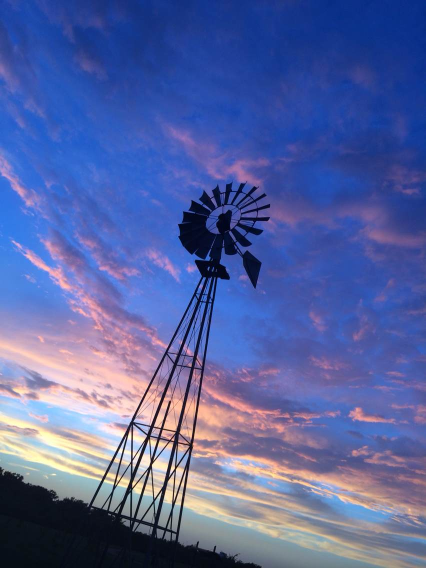
#> input picture jennifer/sky.JPG, 852 x 1136 px, found by its file name (shown at 1/2 size)
$ python reg.py
#> lines starting #> are read from the running program, lines starting #| are printed output that depends on the picture
from matplotlib.pyplot import imread
import imageio
import matplotlib.pyplot as plt
import numpy as np

# import image
im = imageio.imread("sky.jpg")
#> im is the input picture: shape (1136, 852, 3); mean R, G, B 87.3, 100.3, 159.9

# rgb
red = im[:,:,0]
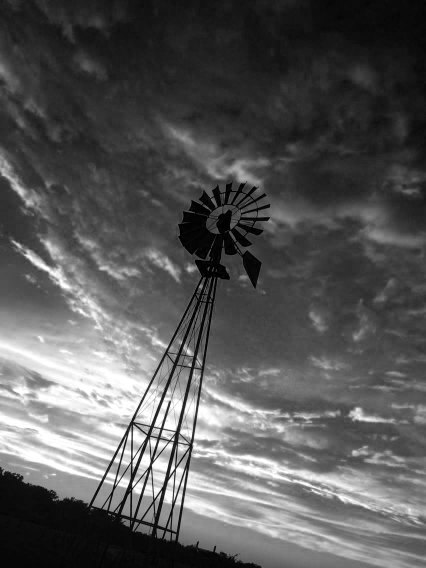
#> red: shape (1136, 852) (shown at 1/2 size); min 0, max 255, mean 87.3
green = im[:,:,1]
blue = im[:,:,2]
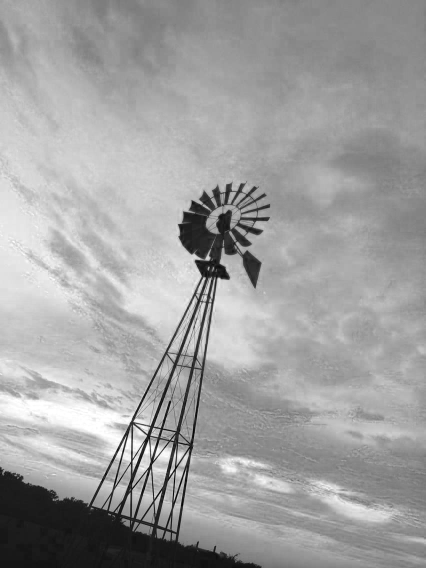
#> blue: shape (1136, 852) (shown at 1/2 size); min 0, max 255, mean 159.9

def reg_svd(im,k):
    U, S, V = np.linalg.svd(im, full_matrices=False)
    approx = U @ np.diag(S)[:, :k] @ V[:k, :]
    return approx

approx = np.empty_like(im)
for k in[1,10,100,849]:
    approx[:,:,0]=reg_svd(red, k)
    approx[:,:,1]=reg_svd(green, k)
    approx[:,:,2]=reg_svd(blue, k)
    plt.imshow(approx)
    plt.show()
#> this loop made 4 passes
#> pass 1, in reg_svd, `approx = U @ np.diag(S)[:, :k] @ V[:k, :]`:
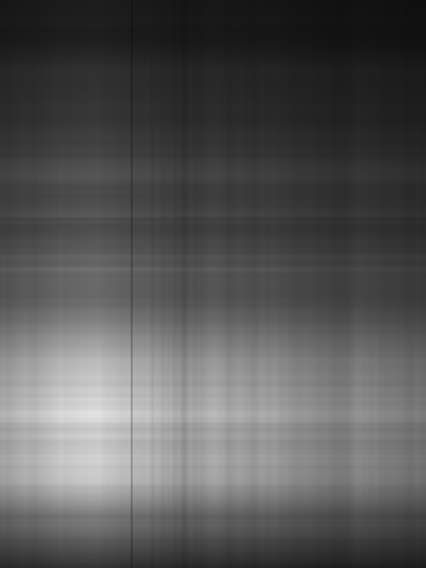
#> approx: shape (1136, 852) float64 (shown at 1/2 size); min 15.49, max 227.1, mean 86.7
#> pass 1, `plt.show()`:
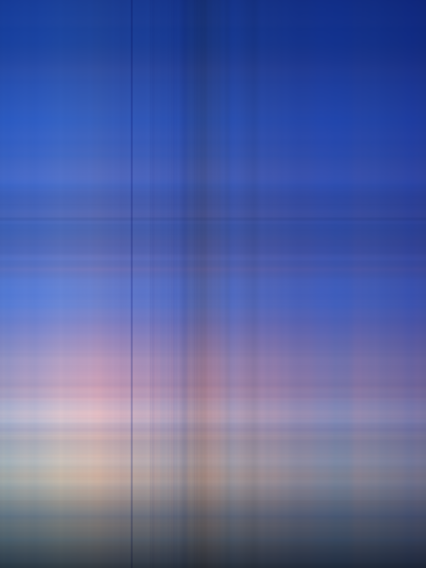
#> shown: shape (1136, 852, 3) (shown at 1/2 size); mean R, G, B 86.2, 99.4, 159.2


def rgb2gray(rgb):
    return np.dot(rgb[...,:3], [0.2989, 0.5870, 0.1140])
X = rgb2gray(im)
U, S, V = np.linalg.svd(X, full_matrices=False)
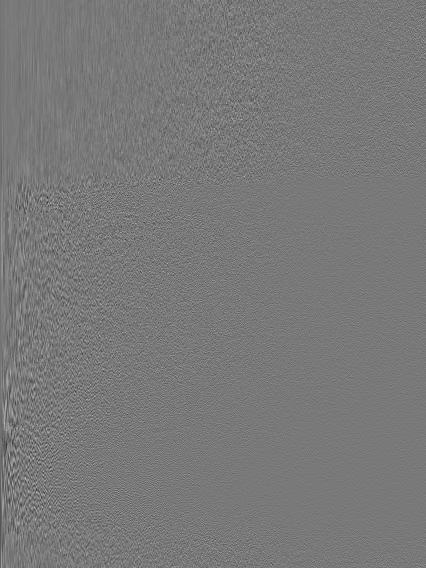
#> U: shape (1136, 852) float64 (shown at 1/2 size); min -0.19, max 0.21, mean -3.21e-05; drawn with min black and max white
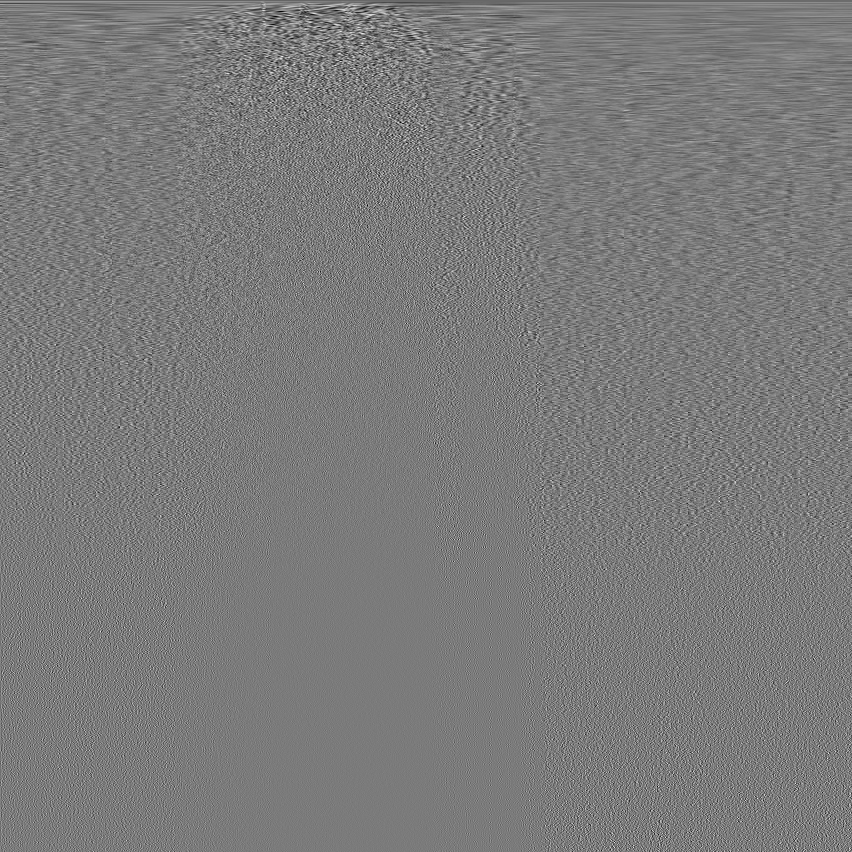
#> V: shape (852, 852) float64; min -0.211, max 0.225, mean -4.27e-05; drawn with min black and max white
#> S = 852 values, max 107112.9 at index 0, min 1.61 at index 851, mean 459.4
for k in [1,10,100, 849]:
    approx = U @ np.diag(S)[:, :k] @ V[:k, :]
    plt.imshow(approx, cmap = "gray")
    plt.show()
#> this loop made 4 passes
#> pass 2, `approx = U @ np.diag(S)[:, :k] @ V[:k, :]`:
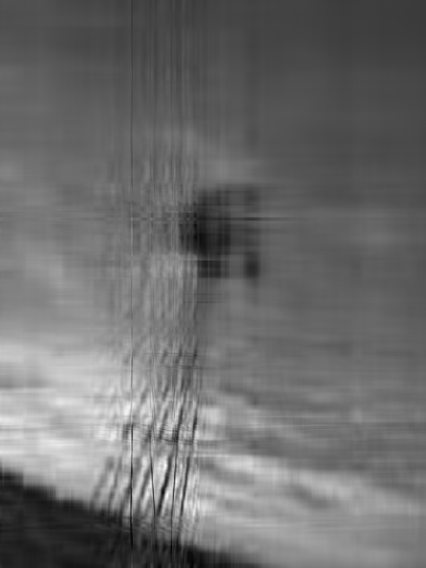
#> approx: shape (1136, 852) float64 (shown at 1/2 size); min -28.3, max 280.4, mean 103.2; drawn with min black and max white
